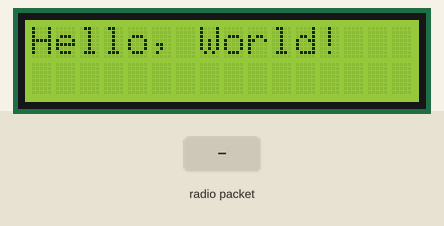
Recording of a sketch running on a simulated Arduino Uno, built with avr-gcc and run on an emulated ATmega328P. Shown: 16×2 character LCD. The test bench sets the inputs (shaded band). No radio packets arrive unless stated; what the sketch prints to the serial monitor is not drawn.

Above: at 1.2 s.
1.3 s: radio packet "5" arrives
At 2.4 s:
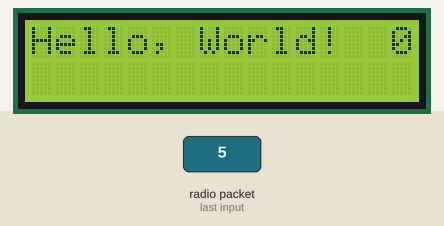
Timing chart, 0 to 4.3 s (numbered marks = the images above; inputs shaded):
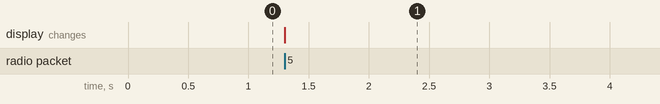

Measured:
- after the input at 1.3 s, the display: changes at once (image 1)

The sketch:

ppp.ino
```cpp
#include <Arduino.h>
#include "hakan_araba.h"

#include <SPI.h>
#include <RF24.h>
RF24 radio(9, 10); // CE, CSN pimlerini belirtin


#include <Wire.h>
#include <LiquidCrystal_I2C.h>
LiquidCrystal_I2C lcd(0x3F, 16, 2);


void setup() {
 lcd.begin(16,2); // LCD ekranı başlat
  lcd.backlight(); // LCD ekran arka ışığını aç
  lcd.println("Hello, World!"); // LCD ekranına yazı yazdır

  radio.begin();
  radio.openWritingPipe(0xF0F0F0F0D2LL); //  gönderim adresi
  radio.openReadingPipe(1, 0xF0F0F0F0E1LL); //   alım adresi
  radio.startListening(); // Alıcı modunu başlatın
  Serial.begin(9600);

}

void loop() {
if (radio.available()) {
    radio.read(&gelen_komut, sizeof(gelen_komut));
    kumanda_oku(gelen_komut);
    Serial.println( araba.sinyal_korna);
    lcd.println(araba.sinyal_korna);
  }else{
    //Serial.println("sinyal YOK");
  }
}
```

hakan_araba.h
```cpp
#ifndef HAKAN_ARABA_H
#define HAKAN_ARABA_H
char gelen_komut[32];
    struct Araba{
        char tip[8]; // en fazla 8 harfli tip . örnek: hareket , test, voltaj, raporver
        short teker_sag,teker_sol,kol_sag,kol_sol,sinyal_korna,sinyal_lamba;
        char cumle[32];
    };

struct Araba araba;

void kumanda_oku(char gelen_komut[32]){
     char* token;

     token=strtok(  gelen_komut  , "," );
     strcpy ( araba.tip , token );

     token= strtok( NULL, ",");
     araba.teker_sag =  atoi(token);

     token= strtok( NULL, ",");
     araba.teker_sol =   atoi(token);

     token= strtok( NULL, ",");
     araba.kol_sol =  atoi(token);

     token= strtok( NULL, ",");
     araba.kol_sag =  atoi(token);

     token= strtok( NULL, ",");
     araba.sinyal_korna = atoi(token);

     token= strtok( NULL, ",");
     araba.sinyal_lamba = atoi(token);
}

#endif
```
